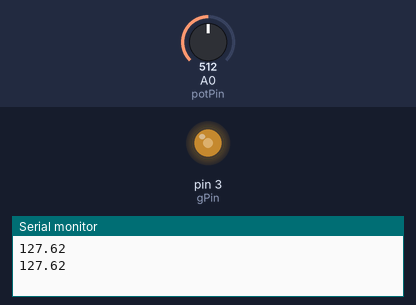
The sketch below on a simulated Arduino Uno, built with avr-gcc and run on an emulated ATmega328P. Parts: output pins drawn as LEDs (lit = HIGH), the last lines printed to the serial monitor. Inputs (shaded band) come from the test bench; at power-on: A0 (potPin) = 512.

Above: at 2.8 s.
2.9 s: A0 (potPin) set to 716
At 4.5 s:
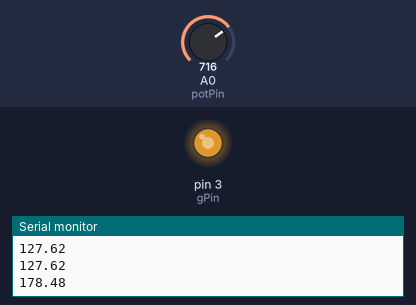
5.6 s: A0 (potPin) set to 900
At 7.2 s:
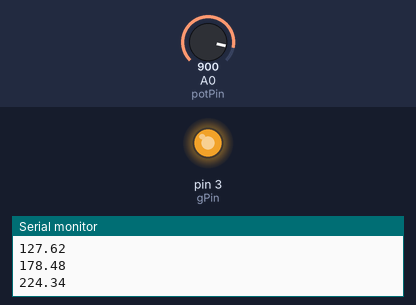
8.3 s: A0 (potPin) set to 122
At 10.3 s:
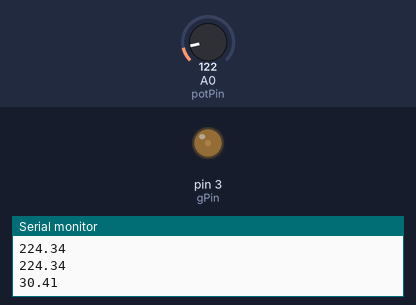
11.5 s: A0 (potPin) set to 0
At 13.0 s:
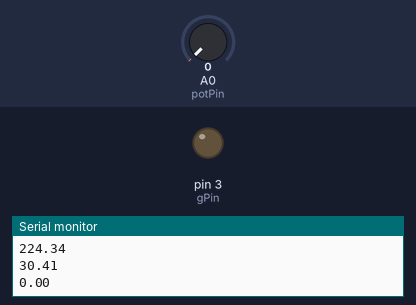
14.2 s: A0 (potPin) set to 511
At 17.3 s:
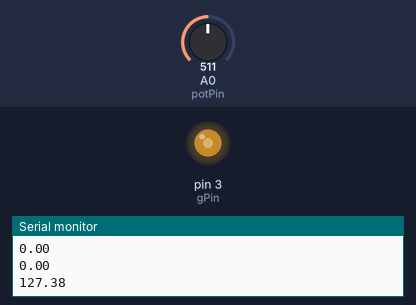
Timing chart, 0 to 18.5 s (numbered marks = the images above; inputs shaded):
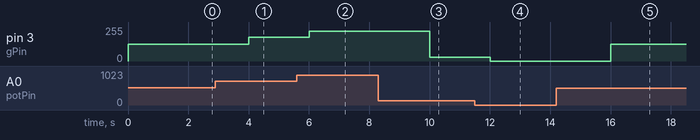

The sketch:

LEDdim.ino
```cpp
int potPin=A0;
int gPin=3;
int potVal;
float LEDVal;

void setup() {
pinMode(potPin, INPUT);
pinMode(gPin, OUTPUT);
Serial.begin(9600);
}

void loop() {
potVal=analogRead(potPin);
LEDVal=(255./1023.)*potVal;
analogWrite(gPin, LEDVal);
Serial.println(LEDVal);
delay(2000);
}
```

Measured:
- after the input at 2.9 s, pin 3 (gPin): 127/255 → 178/255 after 1.1 s
- after the input at 5.6 s, pin 3 (gPin): 178/255 → 224/255 after 0.40 s
- after the input at 8.3 s, pin 3 (gPin): 224/255 → 30/255 after 1.7 s
- after the input at 11.5 s, pin 3 (gPin): 30/255 → 0/255 after 0.50 s
- after the input at 14.2 s, pin 3 (gPin): 0/255 → 127/255 after 1.8 s
